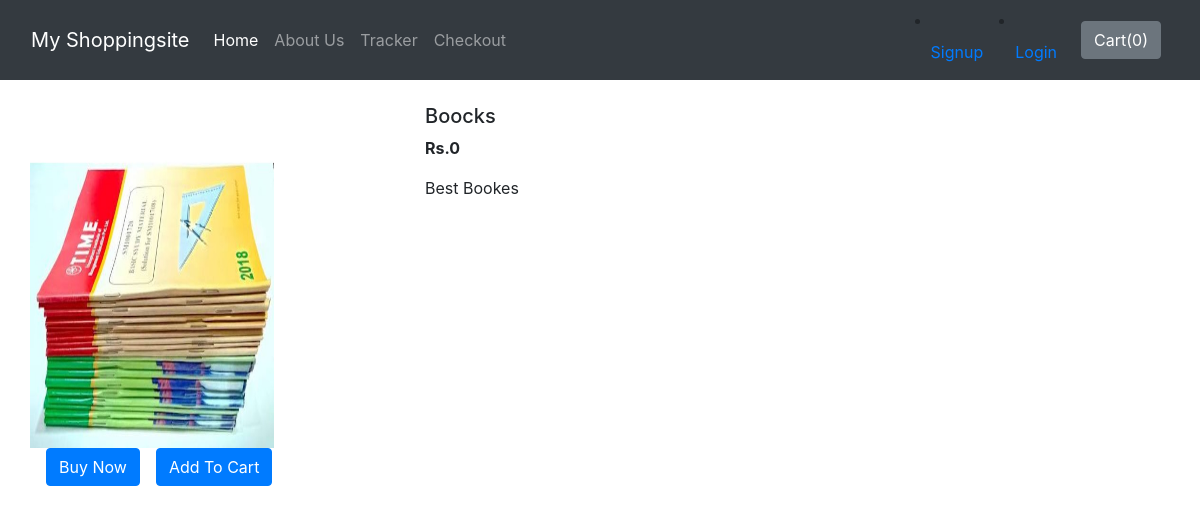
The page /shop/products1/ on the database its author committed.
### shop/models.py (models this page shows, shortened)
class Product(models.Model):
    Product_id = models.AutoField
    Product_name = models.CharField(max_length=50)
    category = models.CharField(max_length=50, default="")
    subcategory = models.CharField(max_length=50, default="")
    price = models.IntegerField(default=0)
    desc = models.CharField(max_length=300)
    pub_date = models.DateField()
    image = models.ImageField(upload_to="shop/images", default="")

### shop/views.py (the view)
# urls.py: path("products<int:myid>/", views.productview, name="Productview"),
def productview(request, myid):
    product = Product.objects.filter(id=myid)
    return render(request, 'shop/productview.html',{'product':product[0]})

### shop/templates/shop/productview.html (shortened to what this page needs)
{% extends 'shop/basic.html' %}
{% block body %}
<div class="container my-4">
<div class="row">
    <div class="col-md-4">
    <div class="row">
        <img src="/media/{{product.image}}" width="244px" height="344px">
    </div>
    <div class="row">
        <button class="btn btn-primary mx-3">Buy Now</button>
        <button class="btn btn-primary">Add To Cart</button>
    </div>
    </div>
<div class="col-md-8">
<h5>{{product.Product_name}}</h5>
<p><b>Rs.{{product.price}}</b></p>
<p>{{product.desc}}</p>
</div>
</div>
</div>
{% endblock %}

### rows shown on the page
Product: image (picture), Product_name "Boocks", price "0", desc "Best Bookes"
